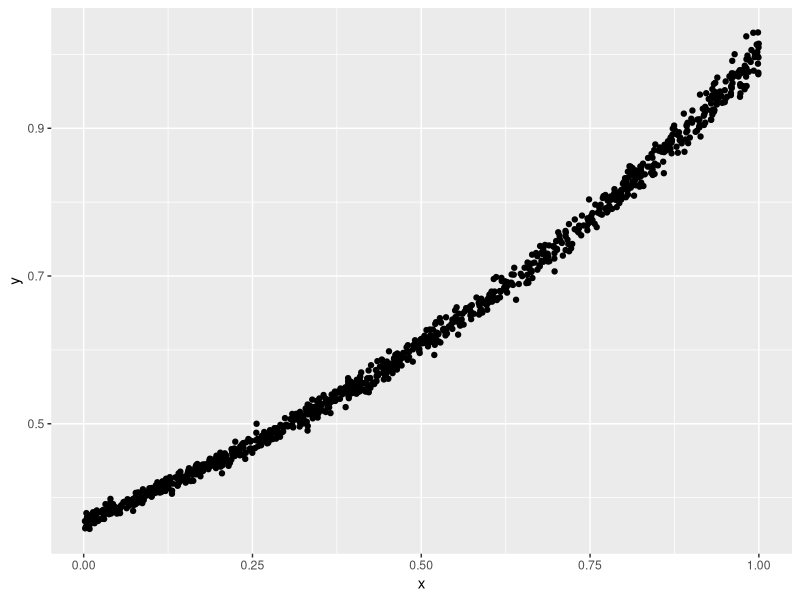
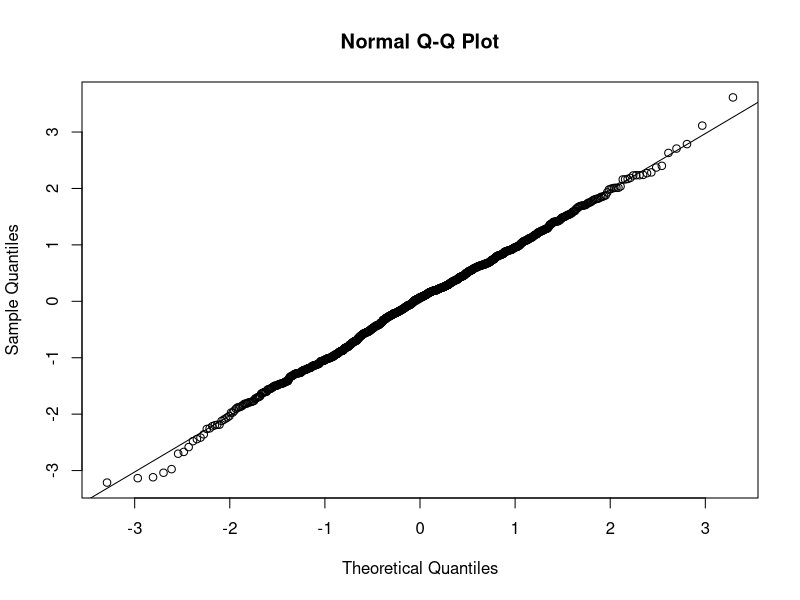
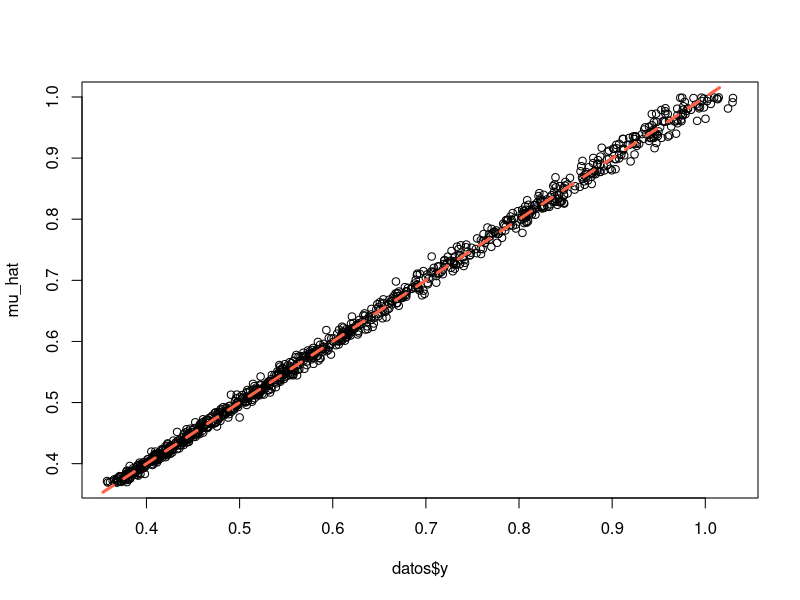

These figures' R source, in order:
# -------------------------------------------------------------------------
# En este ejemplo se simulan datos de un glm y se 
# estiman los parametros del modelo
# -------------------------------------------------------------------------

# Modelo: Y ~ Gamma(mu, phi=dipsersion param) con log(mu) = b0 + b1 * x
# con b0 = -1 y b1 = 1
# la covariable x ~ U(0, 1)

# Se va a usar la funcion rgamma_glm() y no rgamma()
# porque la parametrizacion de la fdp de dgamma() no 
# coincide con la fdp de los glm.

rgamma_glm <- function(n, mu, phi) {
  x <- rgamma(n=n, shape=1/phi, scale=mu*phi)
  return(x)
}

# Funcion para generar los datos
gen_dat <- function(n, b0, b1, phi) {
  x <- runif(n=n)
  mu <- exp(b0 + b1 * x)
  y <- rgamma_glm(n=n, mu=mu, phi=phi)
  data.frame(y=y, x=x)
}

# Generando los datos
n <- 1000
datos <- gen_dat(n=n, b0=-1, b1=1, phi=0.0002)
head(datos)

# Exploremos los datos
library(ggplot2)

ggplot(datos, aes(x=x, y=y)) + 
  geom_point()

# Ajustado el modelo
mod <- glm(y ~ x, data=datos, family=Gamma(link='log'))
summary(mod)

# Analizando los Quantile Residuals
library(statmod)
qr <- qresid(mod)

qqnorm(qr)
qqline(qr)

# Sera que las medias estimadas logran acompanar los valores reales de Y?
mu_hat <- fitted(mod)
plot(x=datos$y, y=mu_hat)
abline(a=0, b=1, col="tomato", lty="dashed", lwd=3)
cor(datos$y, mu_hat)

